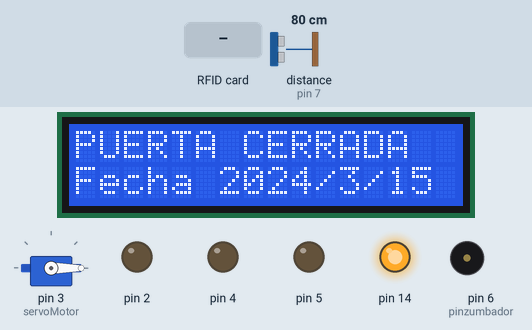
The sketch below on a simulated Arduino Uno, built with avr-gcc and run on an emulated ATmega328P. Shown: servo, 16×2 character LCD, output pins drawn as LEDs (lit = HIGH), buzzer (waves = sounding). Inputs (shaded band) come from the test bench; at power-on: distance to the obstacle (sensor on pin 7) 80 cm. The echo pulse lasts 58.3 µs per cm; the local clock reads 2024-03-15 10:24:30 at power-on unless the sketch sets it; pins used as bus, display or sensor lines are not drawn; what the sketch prints to the serial monitor is not drawn.

Above: at 1.3 s.
1.4 s: RFID card C6 FE E5 1A held to the reader
At 4.4 s:
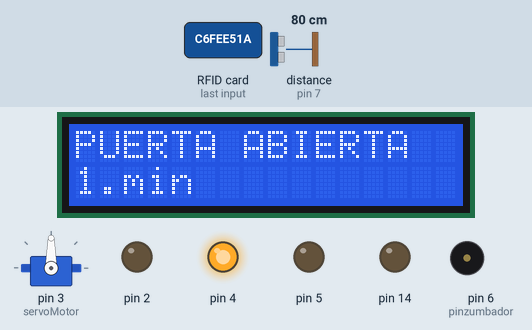
At 14.7 s:
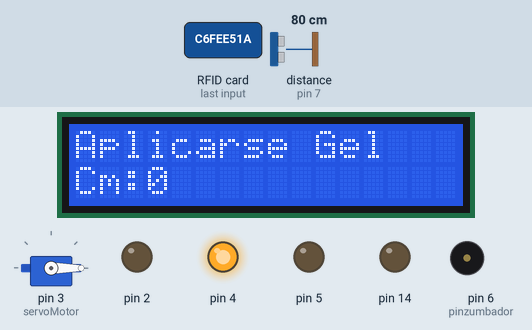
Timing chart, 0 to 15.4 s (numbered marks = the images above; inputs shaded):
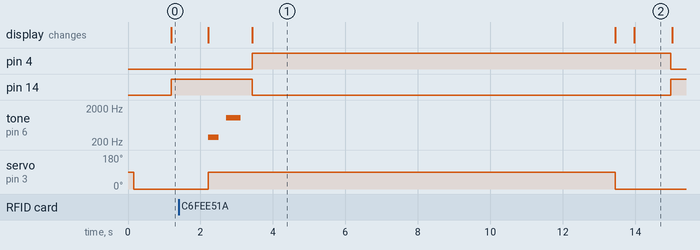

The sketch:

abrir_puertas_con_tiempo.ino
```cpp
#include <Wire.h>
#include "RTClib.h"
#include <LiquidCrystal_I2C.h>
 LiquidCrystal_I2C lcd(0x27,16,2);
//****************servomotor****************
#include <Servo.h>//incluimos la libreria para poder controlar el servo
Servo servoMotor;//declaramos la variable para controlar el servo
//***************RFID************
#include <SPI.h>      // incluye libreria bus SPI
#include <MFRC522.h>      // incluye libreria especifica para RFID

#define RST_PIN  9      // constante para referenciar pin de reset
#define SS_PIN  10      // constante para referenciar pin de slave select

MFRC522 mfrc522(SS_PIN, RST_PIN); // crea objeto mfrc522 enviando pines de slave select y reset

byte LecturaUID[4];         // crea array para almacenar el UID leido
byte Usuario1[4]= {0xC6, 0xFE, 0xE5, 0x1A} ;    // UID de tarjeta leido en programa 1
byte Usuario2[4]= {0x06, 0x76, 0x25, 0xD9} ;    // UID de llavero leido en programa 1
//**************LCD***********************

RTC_DS1307 RTC;
int b, u, a;
int c=1;
//***********************ultrasonico¨¨¨¨¨¨¨¨¨¨¨¨¨¨
int Trigger=8;
int Echo =7;
long Sensor;
long Distancia;
//*************sonido***********+
int pinzumbador = 6; // pin del zumbador
int frecuencia = 1048; // frecuencia correspondiente a la nota
int frecuencia2 = 277; // frecuencia correspondiente a la nota
void setup () {
servoMotor.attach(3);//iniciamos el servo para que empiece a trabajar con el pin 3
lcd.init();
lcd.backlight();
lcd.home();

Wire.begin(); // Inicia el puerto I2C
RTC.begin(); // Inicia la comunicaci¢n con el RTC
//RTC.adjust(DateTime(__DATE__, __TIME__)); // Establece la fecha y hora (Comentar una vez establecida la hora)
 pinMode(3, OUTPUT);
 pinMode(4, OUTPUT);
 pinMode(6, OUTPUT);
 pinMode(2, OUTPUT);
 pinMode(14, OUTPUT);

 Serial.begin(9600);     // inicializa comunicacion por monitor serie a 9600 bps
 SPI.begin();        // inicializa bus SPI
 mfrc522.PCD_Init();     // inicializa modulo lector
pinMode(Trigger, OUTPUT);
pinMode(Echo, INPUT);
digitalWrite(Trigger, LOW);

pinMode(5, OUTPUT);


}
void horario(){
DateTime now = RTC.now(); // Obtiene la fecha y hora del RTC
lcd.clear();
lcd.setCursor(0,0);
lcd.print("PUERTA CERRADA");
lcd.setCursor(0,1);
lcd.print("Tiempo ");
lcd.print(now.hour());
lcd.print(":");
lcd.print(now.minute());
lcd.print(":");
lcd.print(now.second());
servoMotor.write(0);//desplazamos
delay(1000);
}

void horario2(){
DateTime now = RTC.now(); // Obtiene la fecha y hora del RTC
lcd.clear();
lcd.setCursor(0,0);
lcd.print("PUERTA ABIERTA");
lcd.setCursor(0,1);
lcd.print("Tiempo ");
lcd.print(now.hour());
lcd.print(":");
lcd.print(now.minute());
lcd.print(":");
lcd.print(now.second());
servoMotor.write(90);//desplazamos
delay(1000);
}

void loop(){
DateTime now = RTC.now(); // Obtiene la fecha y hora del RTC
int a=now.minute();
if(a==38){
c=0;
lcd.clear();
horario2();
lcd.setCursor(0,0);
lcd.clear();
lcd.print("PUERTA ABIERTA");
lcd.setCursor(0,1);
lcd.print("Fecha ");
lcd.print(now.year());
lcd.print("/");
lcd.print(now.month());
 lcd.print("/");
lcd.print(now.day());
lcd.print(" ");
servoMotor.write(90);//desplazamos
digitalWrite(4, HIGH);
digitalWrite(14, LOW);
digitalWrite(2, LOW);
delay(1000);
}
else if(a==9){
c=0;
lcd.clear();
horario2();
lcd.setCursor(0,0);
lcd.clear();
lcd.print("PUERTA ABIERTA");
lcd.setCursor(0,1);
lcd.print("Fecha ");
lcd.print(now.year());
lcd.print("/");
lcd.print(now.month());
 lcd.print("/");
lcd.print(now.day());
lcd.print(" ");
servoMotor.write(90);//desplazamos
digitalWrite(4, HIGH);
digitalWrite(14, LOW);
digitalWrite(2, LOW);
delay(1000);
}
else if(a==5){
c=0;
lcd.clear();
horario2();
lcd.setCursor(0,0);
lcd.clear();
lcd.print("PUERTA ABIERTA");
lcd.setCursor(0,1);
lcd.print("Fecha ");
lcd.print(now.year());
lcd.print("/");
lcd.print(now.month());
 lcd.print("/");
lcd.print(now.day());
lcd.print(" ");
servoMotor.write(90);//desplazamos
digitalWrite(4, HIGH);
digitalWrite(14, LOW);
digitalWrite(2, LOW);
delay(1000);
}
else if(a==41){
c=0;
lcd.clear();
horario2();
lcd.setCursor(0,0);
lcd.clear();
lcd.print("PUERTA ABIERTA");
lcd.setCursor(0,1);
lcd.print("Fecha ");
lcd.print(now.year());
lcd.print("/");
lcd.print(now.month());
 lcd.print("/");
lcd.print(now.day());
lcd.print(" ");
servoMotor.write(90);//desplazamos
digitalWrite(4, HIGH);
digitalWrite(14, LOW);
digitalWrite(2, LOW);
delay(1000);
}
else if(c==1){
lcd.clear();
horario();
lcd.clear();
lcd.setCursor(0,0);
lcd.print("PUERTA CERRADA");
lcd.setCursor(0,1);
lcd.print("Fecha ");
lcd.print(now.year());
lcd.print("/");
lcd.print(now.month());
 lcd.print("/");
lcd.print(now.day());
lcd.print(" ");
servoMotor.write(0);//desplazamos
 digitalWrite(5, LOW);
digitalWrite(4, LOW);
digitalWrite(14, HIGH);
digitalWrite(2, LOW);
delay(1000);
}
//***************ultrasonico**********+
else if(u==1){
 lcd.clear();
 servoMotor.write(0);//desplazamos
  lcd.setCursor ( 0, 0);
 lcd.print("Aplicarse Gel");
  lcd.setCursor ( 0, 1);
 lcd.print("Cm:");
 lcd.setCursor (3, 1);
 lcd.print(Distancia);
 delay(500);
 digitalWrite(8, HIGH);
 delayMicroseconds(10);
 digitalWrite(8, LOW);
 Sensor=pulseIn(7, HIGH);
 Distancia=Sensor/69;
 delay(500);
 digitalWrite(5, LOW);
digitalWrite(4, LOW);
digitalWrite(14, HIGH);
digitalWrite(2, LOW);

  if(Distancia<=50){
  lcd.clear();
  lcd.setCursor ( 0, 0);
  lcd.print(" Dispensando");
  lcd.setCursor ( 0, 1);
  lcd.print("    Gel");
  digitalWrite(5, HIGH);
  delay(5000);
  u=0;
  c=1;

 }
}

//*************** RFID******************
if ( ! mfrc522.PICC_IsNewCardPresent())   // si no hay una tarjeta presente
    return;           // retorna al loop esperando por una tarjeta

if ( ! mfrc522.PICC_ReadCardSerial())     // si no puede obtener datos de la tarjeta
    return;           // retorna al loop esperando por otra tarjeta

 Serial.print("UID:");       // muestra texto UID:
 for (byte i = 0; i < mfrc522.uid.size; i++) { // bucle recorre de a un byte por vez el UID
 if (mfrc522.uid.uidByte[i] < 0x10){   // si el byte leido es menor a 0x10
 Serial.print(" 0");       // imprime espacio en blanco y numero cero
        }
else{           // sino
Serial.print(" ");        // imprime un espacio en blanco
          }
Serial.print(mfrc522.uid.uidByte[i], HEX);    // imprime el byte del UID leido en hexadecimal
LecturaUID[i]=mfrc522.uid.uidByte[i];     // almacena en array el byte del UID leido
          }

Serial.print("\t");         // imprime un espacio de tabulacion

if(comparaUID(LecturaUID, Usuario1)){    // llama a funcion comparaUID con Usuario1lcd.clear();
lcd.setCursor(0,0);
lcd.clear();
lcd.print("ACCES0 PERMITIDO");
servoMotor.write(90);//desplazamos
tone(pinzumbador,frecuencia2); // inicia el zumbido
delay(300);
noTone(pinzumbador); // lo detiene a los dos segundos
delay(200);
tone(pinzumbador,frecuencia); // inicia el zumbido
delay(400);
noTone(pinzumbador); // lo detiene a los dos segundos
delay(300);
lcd.clear();
lcd.setCursor(0,0);
lcd.print("PUERTA ABIERTA");
lcd.setCursor(0,1);
lcd.print("1.min");
digitalWrite(4, HIGH);
digitalWrite(14, LOW);
delay(10000);
lcd.clear();
lcd.setCursor(0,0);
lcd.print("PUERTA CERRADA");
servoMotor.write(0);//desplazamos
delay(500);
c=0;
u=1;
}
else{
lcd.clear();
lcd.setCursor(0,0);
lcd.print("ACCESO DENEGADO");
servoMotor.write(0);//desplazamos
digitalWrite(4, LOW);
digitalWrite(14, HIGH);
digitalWrite(2, HIGH);
tone(pinzumbador,frecuencia); // inicia el zumbido
delay(900);
noTone(pinzumbador); // lo detiene a los dos segundos
delay(1000);
c=1;
}

}

//*****************************1***********************
boolean comparaUID(byte lectura[],byte usuario[]) // funcion comparaUID
{
  for (byte i=0; i < mfrc522.uid.size; i++){    // bucle recorre de a un byte por vez el UID
  if(lectura[i] != usuario[i])        // si byte de UID leido es distinto a usuario
    return(false);          // retorna falso
  }
  return(true);           // si los 4 bytes coinciden retorna verdadero
}

//¨¨¨¨¨¨¨¨¨¨¨¨¨¨¨¨¨¨¨¨¨¨2¨¨¨¨¨¨¨¨¨¨¨¨¨¨¨¨¨¨¨¨¨¨
```

Measured:
- after the input at 1.4 s, pin 4: LOW → HIGH after 2.0 s, → LOW 11.5 s later; pin 14: HIGH → LOW after 2.0 s, → HIGH 11.5 s later
- what the display in image 1 shows lasts 10.0 s, from 3.4 s to 13.4 s
